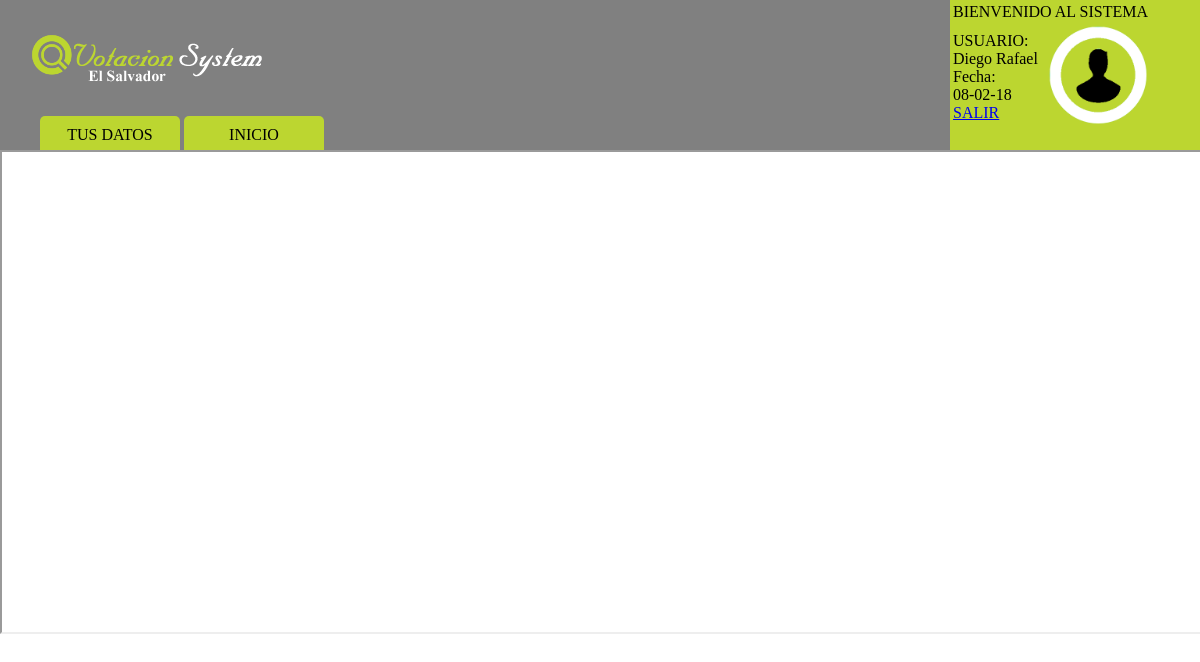
Page /index.php/home/c_home on the committed database.
### tables this page shows
CREATE TABLE IF NOT EXISTS `ciudadano` (
  `id_ciudadano` int(200) NOT NULL AUTO_INCREMENT,
  `nombres` varchar(200) NOT NULL,
  `apellidos` varchar(200) NOT NULL,
  `genero` varchar(200) NOT NULL,
  `dui` int(50) NOT NULL,
  `pais` int(100) NOT NULL,
  `departamento` int(100) NOT NULL,
  `email` varchar(200) NOT NULL,
  `edad` varchar(50) NOT NULL,
  `password` varchar(20) NOT NULL,
  `usuario` varchar(20) NOT NULL,
  `estado` int(2) NOT NULL,
  PRIMARY KEY (`id_ciudadano`),
  KEY `pais` (`pais`),
  KEY `departamento` (`departamento`)
);

### application/controllers/home/c_home.php (called while the page is built, shortened)
<?php if ( ! defined('BASEPATH')) exit('No direct script access allowed');
class C_home extends CI_Controller {
	function __construct()
	{
		$this->load->model('mlogin_model');
		$this->load->helper('hrutas');
		$this->load->helper('form');
	}
	public function index()
	{
		$usuario = $this->input->post('usuario');
		$password = $this->input->post('password');
		$data = array('usuario'=>$usuario,'password'=>$password);
		$credenciales = $this->mlogin_model->autentificar($data);
		if($credenciales->result()==TRUE)
		{
			$otra['informacion'] = $this->mlogin_model->autentificar($data);
			$usuario = array("info"=>$otra['informacion']);
			$this->load->view('home/v_principal',$usuario);
		}
		else
		{
			$this->load->view('welcome_message');
		}
	}
}

### index.php (called while the page is built, shortened)
<?php
require_once BASEPATH.'core/CodeIgniter.php';

### application/helpers/hrutas_helper.php (called while the page is built, shortened)
<?php
function base()
{
	$base='http://localhost:81/system_votacion/index.php';
	return $base;
}
function directorio_css()
{
	$ruta_css='http://localhost:81/system_votacion/setting/css';
	return $ruta_css;
}
function registro()
{
	$registro='http://localhost:81/system_votacion/index.php/registro/c_registro/';
	return $registro;
}
function imagenes()
{
	$imagenes='http://localhost:81/system_votacion/setting/imag/';
	return $imagenes;
}
function inicio()
{
	$inicio='http://localhost:81/system_votacion/index.php/home/c_home/';
	return $inicio;
}
?>

### application/models/mlogin_model.php (called while the page is built, shortened)
<?php if ( ! defined('BASEPATH')) exit('No direct script access allowed');
	class Mlogin_model extends CI_Model
	{
		function autentificar($data)
		{
			$query = $this->db->get();
			return $query;
		}
	}

### application/views/home/v_principal.php (the view, shortened to what this page needs)
<!doctype html>
<html lang="en">
<head>
	<link rel="stylesheet" type="text/css" href="<?= directorio_css(); ?>/principal.css" />
</head>
<body>
<?php
    foreach ($info->result() as $value)
    {
?>
<div class="principal">
	<div class="logo">
    	<img src="<?= imagenes() ?>uno.png">
    </div>
    <div class="menu">
    	<nav>
        	<ul>
            	<li rel="<?= registro(); ?>mostrar?ID=<?php echo $value->id_ciudadano; ?>">TUS DATOS</li>
                <li rel="<?= inicio(); ?>/inicio?ID=<?= $value->id_ciudadano; ?>">INICIO</li>
            </ul>
        </nav>
    </div>
    <div class="user">
        <table class="table">
            <tr>
                <td colspan=2>BIENVENIDO AL SISTEMA</td>
            </tr>
            <tr>
                <td>
                    USUARIO:<br>
                    <?php
                        echo $value->nombres;
                    }
                    ?>
                    <br>
                    Fecha:<br><?php echo date('d-m-y'); ?><br>
                    <a href="<?= base(); ?>">SALIR</a>
                </td>
                <td width='100px'><img src="<?= imagenes() ?>login.png" width="100px"/></td>
            </tr>
        </table>
    </div>
</div>
<div class="data">
	<iframe id="iframe" src="<?= inicio(); ?>/inicio?ID=<?= $value->id_ciudadano; ?>" width="100%" height='480px' frameborder="1">
    </iframe>
</div>
</body>
</html>

### setting/css/principal.css (style rules this page uses)
.principal { width:100%; height:200px; background:grey; position:absolute; left:0px; top:0px; }
.logo { width:100px; height:100px; background:none; padding:10px; margin:10px; float:left; position:absolute; }
.menu { float:left; margin-top:100px; }
.user { width: 250px; height: 150px; background: #BCD630; margin: 0px; float:right; }
li { width:120px; display:inline-block; background:#BCD630; padding:10px; transition:0.3s all; border-radius:5px 5px 0px 0px; text-align:center; }
.data { width:100%; height: 70%; background:white; position:absolute; left:0px; top:150px; }

### rows in the picture
ciudadano: nombres "Diego Rafael"
ciudadano: nombres "Diego Rafael"
ciudadano: nombres "Diego Rafael"
